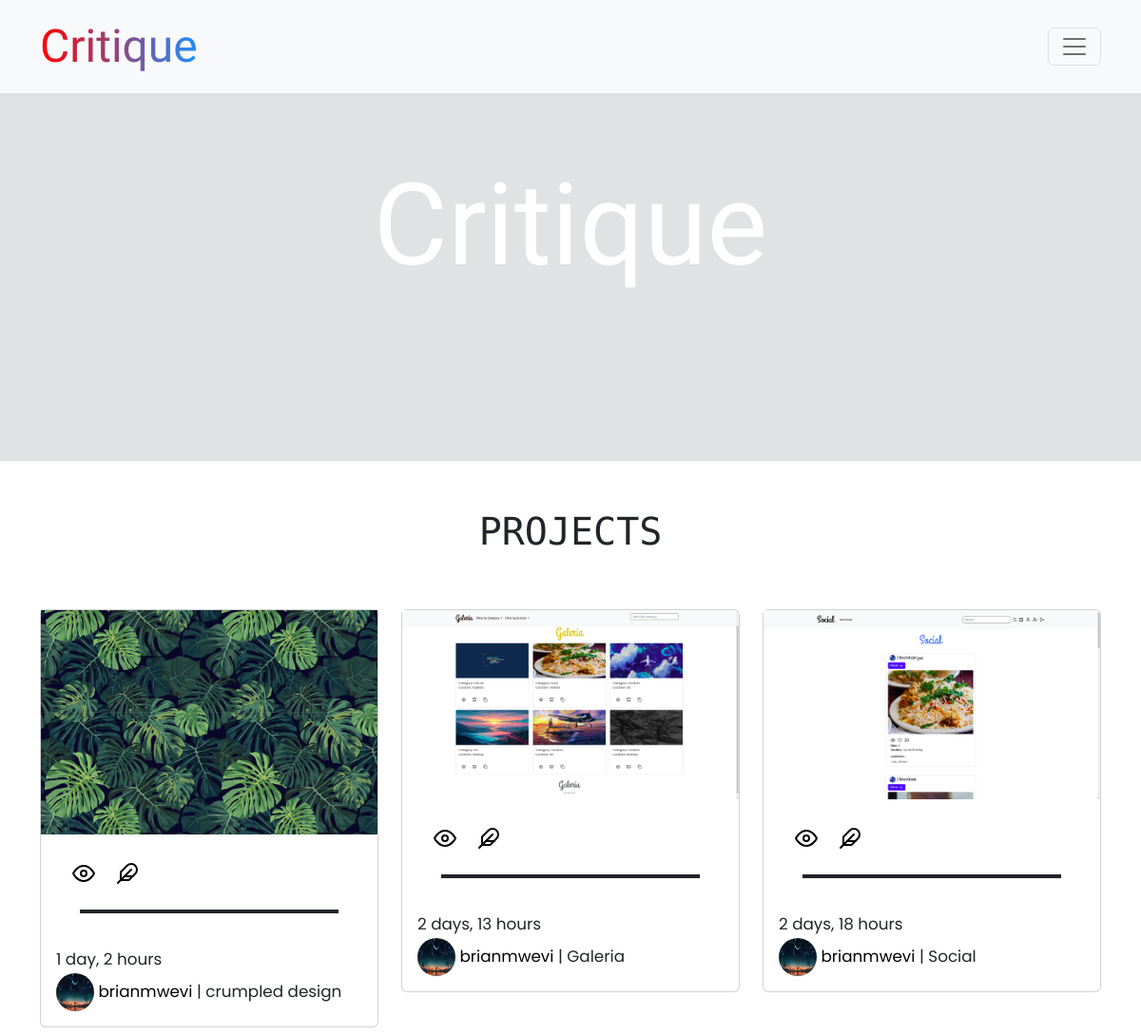
The app's page /, older data.
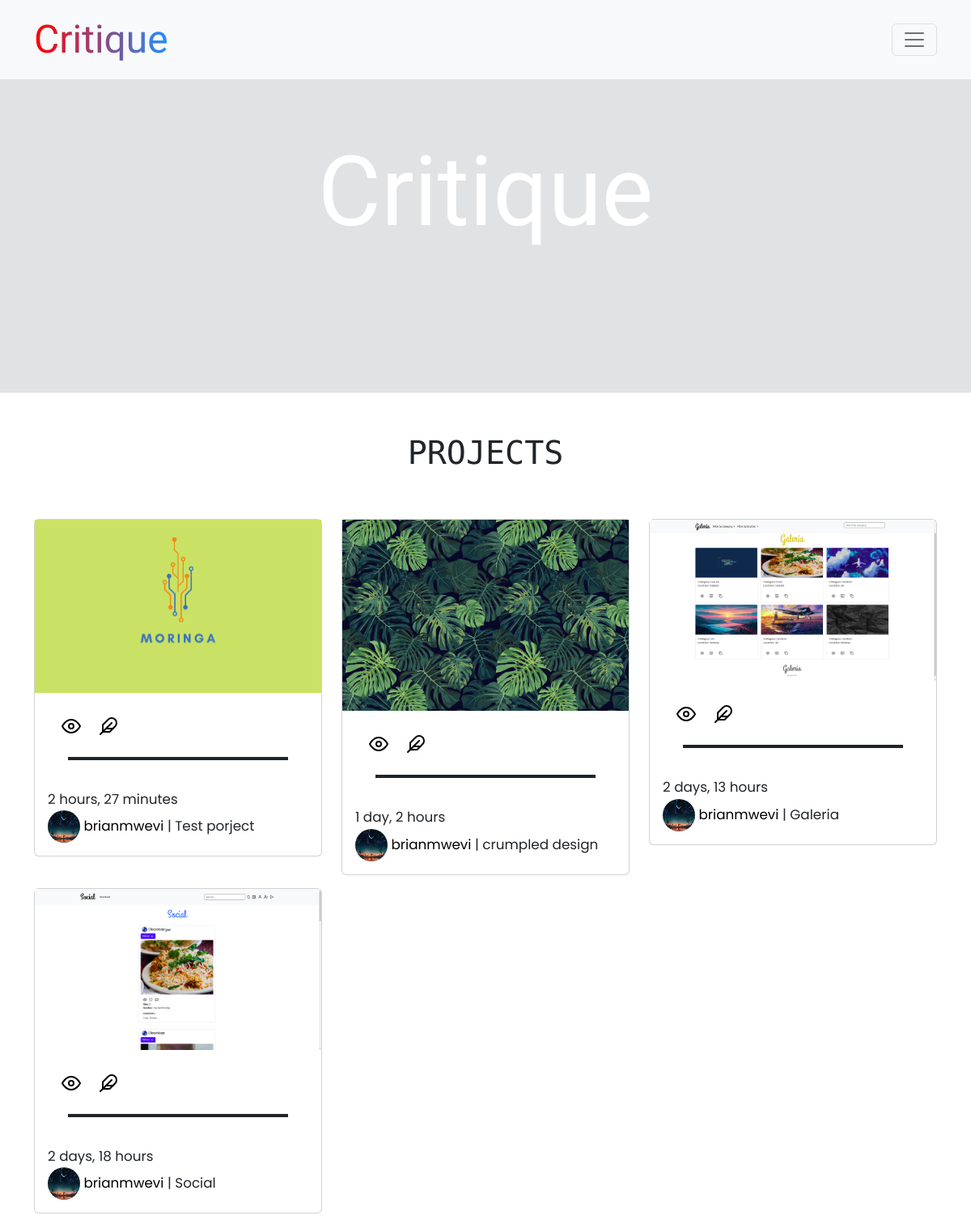
The same page, newer data.
### critique/models.py (models this page shows, shortened)
class Project(models.Model):
    image = models.ImageField(upload_to='media/', default='image.png')
    projectname =models.CharField(max_length=100)
    description=models.CharField(max_length=255, null=False, blank=False)
    likes =models.ManyToManyField(User, related_name='critique_image')
    created = models.DateTimeField(auto_now_add=True)
    modified =models.DateTimeField(auto_now=True)
    reviews =models.ManyToManyField('Reviews',blank=True)
    urls = models.URLField()
    profile = models.ForeignKey(Profile, default=None, null=True, blank=True, on_delete=models.CASCADE)

class Profile(models.Model):
    pro_picture =models.ImageField(upload_to ='profile/', default='')
    bio = models.TextField(max_length=255, blank=True)
    user = models.ForeignKey(User, on_delete=models.CASCADE,related_name='profile')
    email= models.EmailField(blank=True)
    def __str__(self):
        return self.user.username

### critique/views.py (the view)
# urls.py: path('', views.home, name='home'),
def home(request):
    images=Project.objects.order_by("-created").all()
    current_user = request.user
    return render(request,'critiques/home.html', {'images':images})

### critique/templates/critiques/home.html (shortened to what this page needs)
{% extends 'critiques/base.html' %}
{% load static %}
{% block content %}
<nav class="navbar navbar-fluid-lg bg-light mb-5 fixed-top">
  <div class="container">
    <a href="{% url 'home'%}" class="navbar-brand">Critique</a>
    <button
      class="navbar-toggler"
      type="button"
      data-bs-toggle="collapse"
      data-bs-target="#navmenu"
      style="color: white"
    >
      <span class="navbar-toggler-icon dark"></span>
    </button>
  </div>
</nav>
<div class="container-fluid" id="landing-page">
  <h1>Critique</h1>
</div>
<div class="container">
  <div class="project-title">
    <h1>projects</h1>
  </div>
  <div class="row">
    {% for image in images %}
    <div class="col-s-6 col-md-4">
      <div class="card my-2">
        <img src="{{image.image.url}}" alt="img.." />
        <div
          class="card-body"
          style="font-family: 'Poppins', sans-serif; font-size: larger"
        >
          <a href="{% url 'photo' image.pk  %}" class="btn btn-sm m-2"
            ><svg
              xmlns="http://www.w3.org/2000/svg"
              width="24"
              height="24"
              viewBox="0 0 24 24"
              fill="none"
              stroke="currentColor"
              stroke-width="2"
              stroke-linecap="round"
              stroke-linejoin="round"
              class="feather feather-eye"
            >
              <path d="M1 12s4-8 11-8 11 8 11 8-4 8-11 8-11-8-11-8z"></path>
              <circle cx="12" cy="12" r="3"></circle></svg
          ></a>
          <a href="{% url 'review' image.pk %}"
            ></a>
          <br />
          <span class="line"></span>
          <br />
          <small class="date mt-2">{{image.created|timesince}}</small>
          <br />
          <small>
            <a href="{% url 'profile' %}">
              <span>
                <img src="{{image.profile.pro_picture.url}}" alt="pro pic"</span
              >
            </a>
            <a href="{% url 'profile' %}">{{image.profile}}</a> |
            <span>{{image.projectname}}</span></small
          >
        </div>
      </div>
    </div>
    {% endfor %}
  </div>
</div>
{% endblock %}

Row changes from the older to the newer data that the page shows:
added Project: image (picture), created "2 hours, 27 minutes", profile.pro_picture (picture), profile "brianmwevi", projectname "Test porject"
